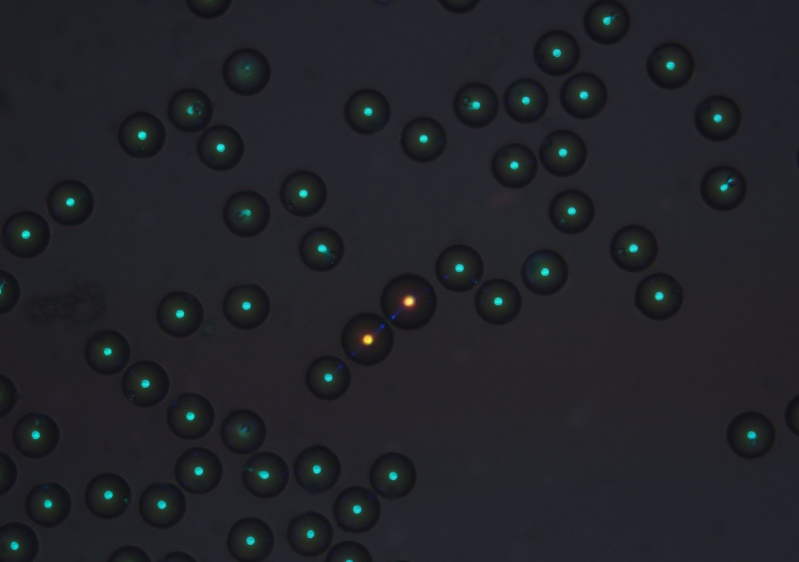
#> input picture python_code/dataset/reference_images/Image_1060.jpg, 1598 x 1123 px (shown at 1/2 size); its folder holds only this picture in this run
$ python dataset_generation.py
#> lines starting #> are read from the running program, lines starting #| are printed output that depends on the picture
### python_code/python/utils/utils_.py
import cv2
import numpy as np
import pandas as pd
import random
import re
from dataclasses import dataclass

numbers = re.compile(r'(\d+)')

@dataclass
class classP():
    sketch: list
    hash: str
    r: str

    def __str__ (self):
        return str(vars(self))

@dataclass
class SignedRecord():
    csr_id: bytes
    P: str
    pub_key: bytes
    nonces: str

    def __str__ (self):
        return str(vars(self))

@dataclass
class RecordToSignClient():
    csr_id: bytes
    P: str
    pub_key: bytes

    def __str__ (self):
        return str(vars(self))

@dataclass
class RecordToClient():
    csr_id: bytes
    P: str
    pub_key: bytes
    signature: bytes

    def __str__ (self):
        return str(vars(self))

@dataclass
class SignedCSRIDnonce():
    csr_id: bytes
    nonces:str
    signature: bytes

    def __str__ (self):
        return str(vars(self))

@dataclass
class SendRecord():
    csr: str
    csr_id: bytes
    P: str
    pub_key: bytes
    nonces: str
    signature: bytes

    def __str__ (self):
        return str(vars(self))

def open_image(file_name):
    """
    :param file_name: path of the image
    :rtype: (image)
    """
    image = cv2.imread(file_name)
#> image is the input picture: shape (1123, 1598, 3); mean B, G, R 39.9, 34.9, 33.7
    return image


def numerical_sort(value):
    parts = numbers.split(value)
    parts[1::2] = map(int, parts[1::2])
    return parts

# [92 lines left out: functions string_blobs, find_centers, blob_movement, grid_positioning, not called in this run]

### python_code/python/dataset_generation.py
import os
import random
import re
import cv2
import glob
import imutils
import numpy as np
import datetime
from utils.utils_ import numerical_sort, open_image

base_path = ''
ref_images_path = base_path + 'dataset/reference_images/'

TODAY = str(datetime.date.today()).replace('-', '')
database_path = base_path + 'csr_responses/' + TODAY + '/'


def resize_image(image_path: str, scale_percent: int = 70):
    """
    :param image_path: str
    :param scale_percent: int, value to be resized
    :rtype: (resized image)
    """
    image = open_image(image_path)
    height, width, _ = image.shape
#> height = 1123; width = 1598

    height_center, width_center = height // 2, width // 2
#> height_center = 561; width_center = 799
    center = min(height_center, width_center)
#> center = 561

    h_0, h_1, w_0, w_1 = (height_center - center), (height_center + center), \
        (width_center - center), (width_center + center)
#> h_0 = 0; h_1 = 1122; w_0 = 238; w_1 = 1360

    squared_image = image[h_0:h_1, w_0:w_1, :]
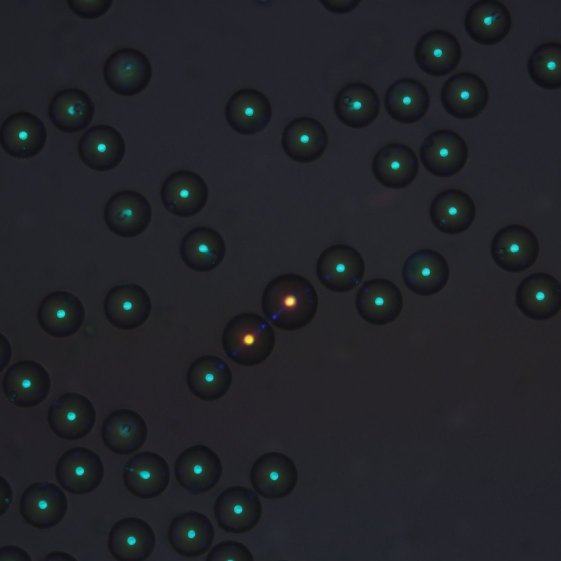
#> squared_image: shape (1122, 1122, 3) (shown at 1/2 size); mean B, G, R 40.6, 35.6, 34.2
    image_size = int((center * 2 * scale_percent) / 100)
#> image_size = 785
    dimension = (image_size, image_size)
#> dimension = (785, 785)

    resized = cv2.resize(squared_image, dimension, interpolation=cv2.INTER_AREA)
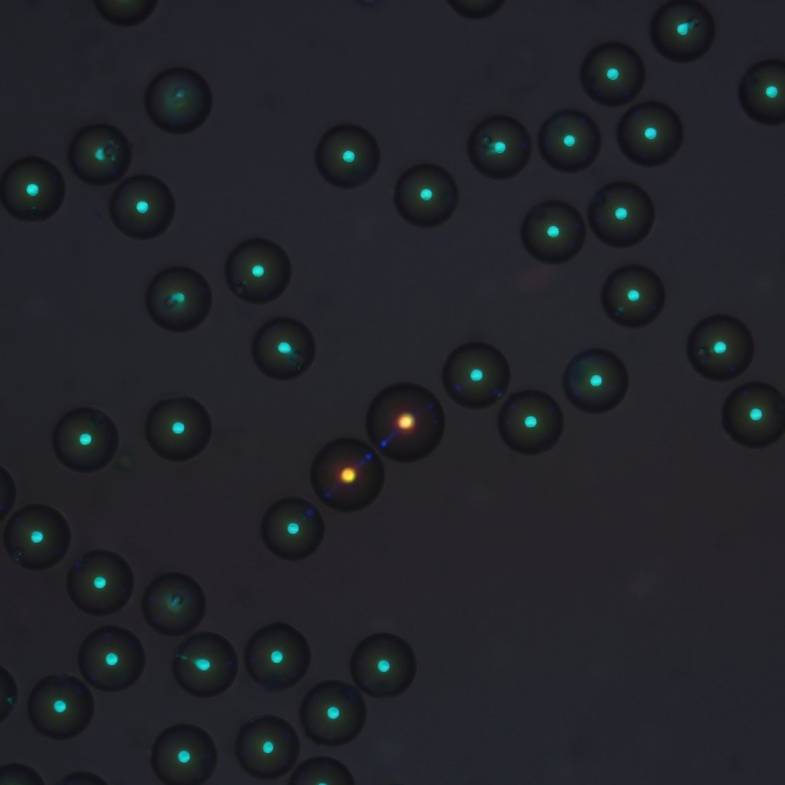
#> resized: shape (785, 785, 3); mean B, G, R 40.6, 35.6, 34.2

    return resized


def image_generation(folder_path, image_path, std_start=0, std_stop=0.3, rot='OFF',
                     blur_in=1, blur_out=4, stage='Enrollment'):
    """
    :param folder_path:
    :param image_path:
    :param std_start:
    :param std_stop:
    :param rot:
    :param blur_in:
    :param blur_out:
    :param stage:
    :return:
    """
    n_attempts = 1 if 'Enrollment' in stage else 20
    str_position = [m.start() for m in re.finditer(r"/", image_path)][-1]

    resized_image = resize_image(image_path)
    h, w, d = resized_image.shape
#> h = 785; w = 785; d = 3

    for i in range(1, n_attempts + 1):
        folder_name = folder_path + stage + '/' + image_path[str_position + 1:-4] + '/F_{0}'.format(i)

        if not os.path.exists(folder_name):
            os.makedirs(folder_name)

        counter = 7

        if rot == 'OFF':
            rnd_vals = np.random.uniform(std_start, std_stop, 6)
            for val in rnd_vals:
                gauss_noise = np.random.normal(0, val, resized_image.size)
                gauss_noise = gauss_noise.reshape(h, w, d).astype('uint8')
                img_gauss = cv2.add(resized_image, gauss_noise)
                for blur in range(blur_in, blur_out):
                    counter -= 1
                    ksize = (blur, blur)
                    image_blurred = cv2.blur(img_gauss, ksize)
                    if counter < 0:
                        break
                    else:
                        cv2.imwrite(folder_name + '/'
                                    + image_path[str_position + 1:-4]
                                    + '_gauss_' + str(round(val, 5)).replace('.', '_')
                                    + '_blur_' + str(blur)
                                    + '.jpg', image_blurred)
        else:
            # Copy the reference image into each folder
            cv2.imwrite(folder_name + '/'
                        + image_path[str_position + 1:-4]
                        + '.jpg', resized_image)
            rot_start, rot_stop = 1, 6
            for angle in random.sample(range(rot_start, rot_stop), (rot_stop - rot_start)):
                val = random.uniform(std_start, std_stop)
                gauss_noise = np.random.normal(0, val, resized_image.size)
                gauss_noise = gauss_noise.reshape(h, w, d).astype('uint8')
                img_gauss = cv2.add(resized_image, gauss_noise)
                image_rotated = imutils.rotate(img_gauss, angle)
                for blur in range(blur_in, blur_out):
                    counter -= 1
                    ksize = (blur, blur)
                    image_blurred = cv2.blur(image_rotated, ksize)
                    resized = cv2.resize(image_blurred)
                    if counter < 0:
                        break
                    else:
                        cv2.imwrite(folder_name + '/'
                                    + image_path[str_position + 1:-4]
                                    + '_rot_' + str(angle)
                                    + '_gauss_' + str(round(val, 4)).replace('.', '_')
                                    + '_blur_' + str(blur)
                                    + '.jpg', resized)


# Dataset Generation
def dataset_generation(path_reference_images):
    """
    :return: set of images
    """
    stages = ['Enrollment', 'Authentication']
    ref_images = sorted(glob.glob(path_reference_images + '*.jpg'), key=numerical_sort)
    for stage in stages[:]:
        for ref_image in ref_images[:]:
            image_generation(database_path, ref_image, stage=stage)


dataset_generation(ref_images_path)
